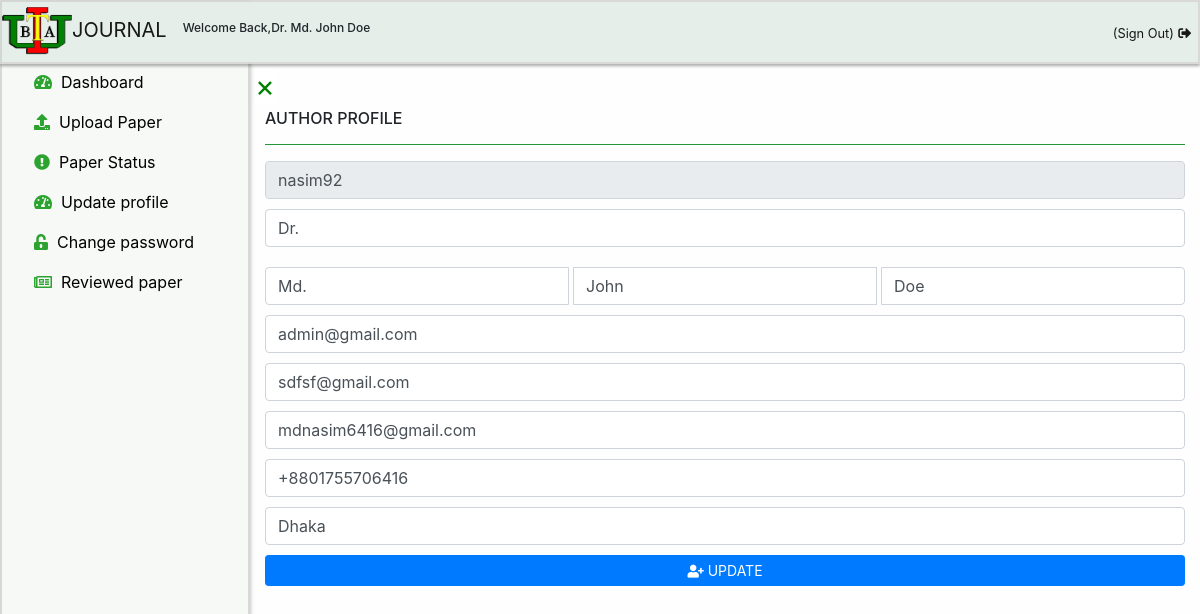
The app's page /author/updateprofile.php (signed in), older data.
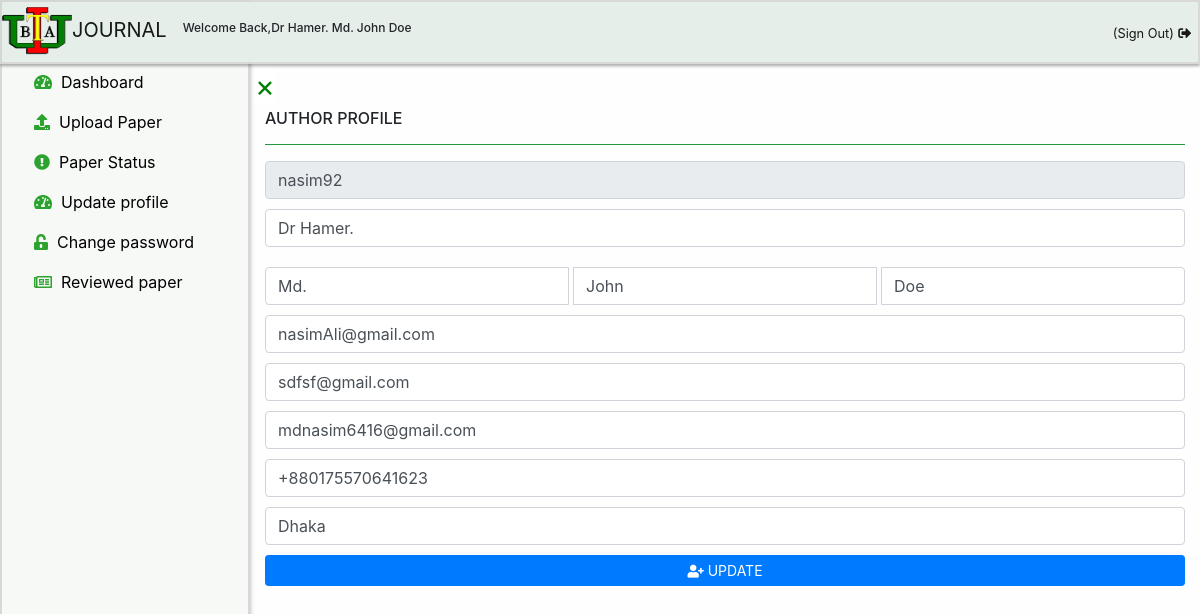
The same page, newer data.
### tables this page shows
CREATE TABLE `author` (
  `id` int(11) NOT NULL,
  `username` varchar(100) NOT NULL,
  `title` varchar(100) NOT NULL,
  `firstname` varchar(100) NOT NULL,
  `middlename` varchar(100) DEFAULT NULL,
  `lastname` varchar(100) NOT NULL,
  `primaryemail` varchar(100) NOT NULL,
  `primaryemailcc` varchar(100) NOT NULL,
  `secondaryemail` varchar(100) NOT NULL,
  `secondaryemailcc` varchar(100) NOT NULL,
  `password` varchar(100) NOT NULL,
  `contact` varchar(100) NOT NULL,
  `address` varchar(100) NOT NULL,
  `registrationtime` timestamp NOT NULL DEFAULT current_timestamp(),
  `reviewerselection` int(11) DEFAULT NULL,
  `validation_code` varchar(255) NOT NULL,
  `activation` int(11) DEFAULT NULL,
  `associateeditor` int(100) DEFAULT NULL,
  `academiceditor` int(100) DEFAULT NULL
);

### author/updateprofile.php (the view, shortened to what the changed rows need)
<?php
include('../link/config.php');
if(strlen($_SESSION['alogin'])=="")
    {
    header("Location:../login");
    }
    else
    {
           $authoremail = $_SESSION["email"];
            $sql = "SELECT author.id,author.username,author.title,author.firstname,author.middlename,author.lastname,author.primaryemail,author.primaryemailcc,author.secondaryemail,author.secondaryemailcc,author.contact,author.address,author.password from author where primaryemail='$authoremail'";
            $query = $dbh->prepare($sql);
            $query->execute();
            $resultsauthor=$query->fetchAll(PDO::FETCH_OBJ);
            if($query->rowCount() > 0)
            {
?>
<!DOCTYPE html>
<html lang="en">
<head>
    <link rel="stylesheet" href="../css/bootstrap.min.css">
    <link rel="stylesheet" href="../css/index.css">
    <link rel="stylesheet" href="../css/jquery.dataTables.min.css">
    <link rel="stylesheet" href="../css/fontawesome.v5.3.1.all.css">
    <link rel="stylesheet" href="../css/jquery.dataTables.min.css">
    <link rel="stylesheet" href="../css/login.css">
</head>
<body>
<div class="sticky-top header-floating ">
<?php
include 'author-header.php';
?>
</div>
  <?php
  include 'author-sidebar.php';
  ?>
<div id="main">
<div class="container">
          <?php  foreach($resultsauthor as $result) {   ?>
             <form  class="form-signup marginbtm" method="post">
                <input style="font-size:11px;" type="text" id="txt_username" class="form-control" name = "userName" placeholder=" User Name" value="<?php echo htmlentities($result->username);?>" disabled>
                <input style="font-size:11px;" type="text" id="user-name" class="form-control" name = "title" required="" placeholder="title" value="<?php echo htmlentities($result->title);?>">
                <div class="input-group">
                <input style="font-size:11px;" type="text" id="user-name" class="form-control col-sm-6" name = "firstName" placeholder="First Name" required="" value="<?php echo htmlentities($result->firstname);?>">
                <input style="font-size:11px;" type="text" id="user-name" class="form-control col-sm-6 ml-1" name = "middleName" placeholder="Middle Name(Optional)" value="<?php echo htmlentities($result->middlename);?>">
                <input style="font-size:11px;" type="text" id="user-name" class="form-control col-sm-6 ml-1" name = "lastName" placeholder="Last Name" required="" value="<?php echo htmlentities($result->lastname);?>">
                </div>
                <input style="font-size:11px;" type="email" id="user-name" class="form-control" name = "pemailcc" placeholder="Primary CC Email Address" required="" value="<?php echo htmlentities($result->primaryemailcc);?>">
                <input style="font-size:11px;" type="email" id="user-name" class="form-control" name = "semail" placeholder="Secondary Email Address" required="" value="<?php echo htmlentities($result->secondaryemail);?>">
                <input style="font-size:11px;" type="email" id="user-name" class="form-control" name = "semailcc" placeholder="Secondary CC Email Address" required="" value="<?php echo htmlentities($result->secondaryemailcc);?>">
                <input style="font-size:11px;" type="text" id="user-contact" name = "user-contact" class="form-control" placeholder="Contact Number" required value="<?php echo htmlentities($result->contact);?>">
                <input style="font-size:11px;" type="text" id="user-address" name = "user-address" class="form-control" placeholder="Address" required value="<?php echo htmlentities($result->address);?>">
                <button name="updateauthor" class="btn btn-sm btn-primary btn-block" type="submit"><i class="fas fa-user-plus"></i> UPDATE</button>
            </form>
            <?php  } ?>
</div>
</div>
</body>
</html>
<?php
            }
else {
  echo "<script>alert('You are not a Author.Try to log in as an Author');</script>";
  header("refresh:0;url=login.php");
}
}
?>

### author/author-header.php (shortened to what the changed rows need)
<?php
include('../link/config.php');
if(strlen($_SESSION['alogin'])=="")
    {
    header("Location: ../login");
    }
    else
    {
               $sql = "SELECT author.id,author.username,author.primaryemail,author.password,author.contact from author where primaryemail='$authoremail'";
               $query = $dbh->prepare($sql);
               $query->execute();
               if($query->rowCount() > 0)
               {
?>
<!DOCTYPE html>
<html lang="en">
<head>
    <link rel="stylesheet" href="../css/heading.css">
    <link rel="stylesheet" href="../css/bootstrap.min.css">
    <link rel="stylesheet" href="https://use.fontawesome.com/releases/v5.3.1/css/all.css">
</head>
<body>
<?php
$authoremail = $_SESSION["email"];
$sql1 = "SELECT * FROM author WHERE  primaryemail= '$authoremail' ";
$result1 = mysqli_query($link,$sql1);
$file1 = mysqli_fetch_assoc($result1);
$title = $file1['title'];
$fname= $file1['firstname'];
$middlename= $file1['middlename'];
$lastname= $file1['lastname'];
$authorname = $title.' '.$fname.' '.$middlename.' ' .$lastname;
?>
<nav class="navbar nav-class navbar-expand-lg navbar-light">
  <a class="navbar-brand" href="dashboard"><img src="../images/Iubat-logo.png">JOURNAL</a>
  <h6 style="font-size:12px;">Welcome Back,<?php  echo $authorname; ?></h6>
  <div class="collapse navbar-collapse" id="navbarSupportedContent">
    <ul class="navbar-nav ml-auto ul-nav">
<li class="nav-item active" >
       <a class="nav-link " href="../logout" onclick="return confirm('Are you sure you want Logging out the system?');" title = "Sign Out"><small>(Sign Out)</small> <i class="fas fa-sign-out-alt"></i></a>
  </li>
        </ul>
  </div>
</nav>
</body>
</html>
    <?php
                }
                else {
                  echo "<script>alert('You are not a Author.Try to log in as an Author');</script>";
                  header("refresh:0;url=../login");
                }
  }
    ?>

Row changes from the older to the newer data that the page shows:
changed author "nasim92": authorname "Dr. Md. John Doe" → "Dr Hamer. Md. John Doe"; title "Dr." → "Dr Hamer."; pemailcc "admin@gmail.com" → "nasimAli@gmail.com"; user-contact "+8801755706416" → "+880175570641623"
